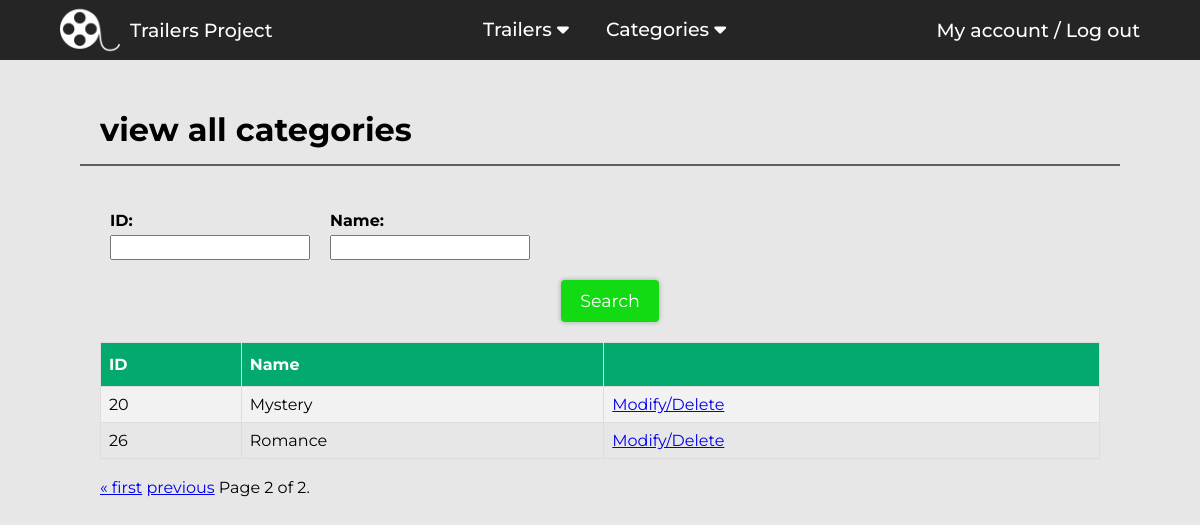
The app's page /trailers/view-categories/?page=2 (signed in) with its own data.
### Trailers/models.py (models this page shows, shortened)
class Category(models.Model):
    name=models.TextField(max_length=50, unique=True)

### Trailers/views.py (the view)
# urls.py: path('view-categories/', login_required(views.viewCategories), name="viewCategories"),
def viewCategories(request):
    categories = Category.objects.all().order_by("name")
    context = {}
    try:
        context["id"]=request.GET["id"]
        categories = categories.filter(id=context["id"])
    except:
        pass
    try:
        context["name"]=request.GET["name"]
        categories=categories.filter(name__icontains=context["name"])
        categories = categories.annotate(
            k1 = Case(
                When(name__icontains=context["name"], then=Value(1.0)),
                default=Value(0.0),
                output_field=FloatField(),
            ),
            k2 = Case(
                When(name=context["name"], then=Value(1.0)),
                default=Value(0.0),
                output_field=FloatField(),
            ),
            rank= F("k1")+ F("k2"),
        ).order_by("-rank")
    except Exception as e:
        pass
    paginator = Paginator(categories, 10)
    page = 1
    try:
        page = request.GET.get('page')
    except:
        pass
    categories = paginator.get_page(page)
    context["categories"]=categories
    return render(request, "trailers/view-categories.html",context)

### templates/trailers/view-categories.html (shortened to what this page needs)
{% extends "base.html" %}
{% block head %}
<link rel="stylesheet" href="/static/css/search.css">
<link rel="stylesheet" href="/static/css/table.css">
{% endblock head %}
{% block content %}
<h1>view all categories</h1>
<hr class="hr-separator">
<div class="view-content">
    <div class="search-container">
        <div class="all-params-container">
            <div class="param-container">
                    <h4>ID:</h4>
                    <input type="text" id="id-input" value="{{id}}">
            </div>
            <div class="param-container">
                    <h4>Name:</h4>
                    <input type="text" id="name-input" value="{{name}}">
            </div>
        </div>
        <div class="container-center">
            <button type="button" class="btn-save" id="searchBtn">Search</button>
        </div>
    </div>
    <div class="table-container">
        <table class="table">
            <tr>
                <th>ID</th>
                <th>Name</th>
                <th></th>
            </tr>
            {% for category in categories %}
                <tr>
                    <td>{{category.id}}</td>
                    <td>{{category.name}}</td>
                    <td><a href="{% url 'Trailers:modifyCategory' category.id %}">Modify/Delete</a></td>
                </tr>
            {% endfor %}
        </table>
    </div>
    <br>
    <span >
        {% if categories.has_previous %}
            <a href="?page=1">&laquo; first</a>
            <a href="?page={{ categories.previous_page_number }}">previous</a>
        {% endif %}
        <span class="current">
            Page {{ categories.number }} of {{ categories.paginator.num_pages }}.
        </span>
    </span>
</div>
{% endblock content %}

### static/css/base.css (style rules this page uses)
:root { --gray: rgb(37, 37, 37); --black: #0e0e0e; --blue : rgb(16, 147, 255); --background: rgb(231, 231, 231); --transition: all 0.3s ease 0s; --green: rgb(19, 219, 19); }
* { box-sizing: border-box; margin: 0; padding: 0; font-family: "Montserrat", sans-serif; }
body { background-color: var(--background); }
.hr-separator { margin: 15px -20px 40px; border: 1px solid var(--gray); opacity: 0.7; }
.container-center { display: flex; justify-content: center; }
.btn-danger, .btn-save, .btn-yellow { display: inline-block; margin-left: 20px; line-height: 20px; color: white; text-align: center; vertical-align: middle; cursor: pointer; transition: var(--transition); padding: 11px 19px; font-size: 17.5px; -webkit-border-radius: 4px; -moz-border-radius: 4px; border-radius: 4px; border: 0; box-shadow: 0px 0px 4px 1px rgba(0,0,0,0.2); -webkit-box-shadow: 0px 0px 4px 1px rgba(0,0,0,0.2); -moz-box-shadow: 0px 0px 4px 1px rgba(0,0,0,0.2); }
.btn-save { background-color: var(--green); }

### static/css/navbar.css (style rules this page uses)
:root { --gray: rgb(37, 37, 37); --black: #0e0e0e; --blue : rgb(16, 147, 255); }

### static/css/search.css (style rules this page uses)
.search-container { margin-bottom: 20px; }
.all-params-container { display: flex; flex-wrap: wrap; justify-content: flex-start; margin-bottom: 10px; }
.all-params-container .param-container { margin: 10px; }
.all-params-container .param-container { margin-top: 5px; width: 200px; }
.param-container input, .param-container select { width: 100%; font-size: 16px; margin-top: 5px; height: 25px; }

### static/css/table.css (style rules this page uses)
table { font-family: Arial, Helvetica, sans-serif; border-collapse: collapse; width: 100%; }
table td, table th { border: 1px solid #ddd; padding: 8px; }
table tr:nth-child(even) { background-color: #f2f2f2; }
table th { padding-top: 12px; padding-bottom: 12px; text-align: left; background-color: #04AA6D; color: white; }

### records on screen
Category: id "20", name "Mystery"
Category: id "26", name "Romance"

### other values on screen
{{ categories.number }} "2"
{{ categories.paginator.num_pages }} "2"
